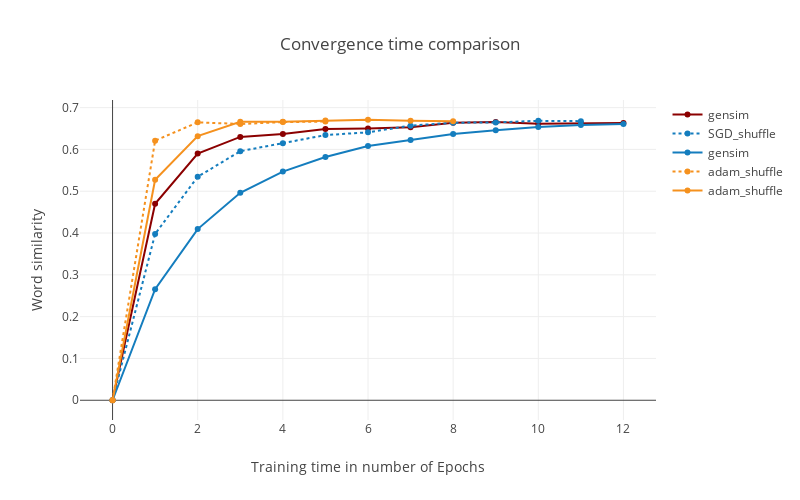

Write notebook code for a chart like this one.
### Code cell
from plotly.offline import init_notebook_mode, iplot, plot
import plotly.plotly as py
import plotly.graph_objs as go
gensim_conv = [0,0.47 ,0.59,0.63,0.637,0.649, 0.64991,0.653,0.664,0.6655,0.6615,0.6629,0.663] 
adam_conv = [0,0.5274663249,0.6317800941,0.6661224712,0.6663352711,0.6692290085, 0.6709985856, 0.6687059277, 0.6676404941]
adam_shuffle_conv = [0,0.6209724591, 0.6648207026,0.6608316399,0.6653500479,0.6667224712]
sgd_conv = [0,0.2656567075,0.409453666,0.4961671944,0.5470711378,0.58201276,0.608320445,0.6224159501,0.6369093127,0.6457120334,0.653658488,0.6585042924,0.6608316399]
sgd_shuffle_conv = [0,0.3979027932,0.5345590809,0.5957749206,0.6150409906,0.6343477449,0.6408864911,0.6569273384,0.6638613219,0.664644281,0.6684268463,0.6676506492]

epoches = list(range(20))
trace1 = go.Scatter(
    x=epoches,
    y=gensim_conv,
    mode='lines+markers',
    name="gensim",
    hoverinfo='name',
    line=dict(
        shape='linear',color='rgb(139,0,0)'
    )
)
trace2 = go.Scatter(
    x= epoches,
    y=sgd_shuffle_conv,
    mode='lines+markers',
    name="SGD_shuffle",
    hoverinfo='text+name',
    line=dict(
        shape='linear',dash='dot',color='rgb(20,125,190)'
        
    )
)
trace3 = go.Scatter(
    x=epoches,
    y=sgd_conv,
    mode='lines+markers',
    name="gensim",
    hoverinfo='name',
    line=dict(
        shape='linear',color='rgb(20,125,190)'
    )
)
trace4 = go.Scatter(
    x= epoches,
    y=adam_shuffle_conv,
    mode='lines+markers',
    name="adam_shuffle",
    hoverinfo='text+name',
    line=dict(
        shape='linear',dash='dot',color='rgb(245,145,30)'
        
    )
)
trace5 = go.Scatter(
    x= epoches,
    y=adam_conv,
    mode='lines+markers',
    name="adam_shuffle",
    hoverinfo='text+name',
    line=dict(
        shape='linear',color='rgb(245,145,30)'
        
    )
)

data = [trace1,trace2,trace3,trace4,trace5]
layout = dict(title = 'Convergence time comparison',
                 width = 800,
    height = 500,
    xaxis = dict(
      title = 'Training time in number of Epochs'
    ),
    yaxis=dict(
        type='linear',
        title = "Word similarity",
             autorange=True
    )
              )

fig = dict(data=data, layout=layout)
init_notebook_mode(connected=True)
iplot(fig, filename='word-embedding-plot.html')

### Figure 1 — Plotly figure (JSON) as saved in the notebook; plotly's stock layout.template omitted (floating-point values rounded to 4 significant figures)
{"data": [{"hoverinfo": "name", "line": {"color": "rgb(139,0,0)", "shape": "linear"}, "mode": "lines+markers", "name": "gensim", "type": "scatter", "uid": "897b4c9b-dcc3-4970-b97b-a5d9aa6164d8", "x": [0, 1, 2, 3, 4, 5, 6, 7, 8, 9, 10, 11, 12, 13, 14, 15, 16, 17, 18, 19], "y": [0, 0.47, 0.59, 0.63, 0.637, 0.649, 0.6499, 0.653, 0.664, 0.6655, 0.6615, 0.6629, 0.663]}, {"hoverinfo": "text+name", "line": {"color": "rgb(20,125,190)", "dash": "dot", "shape": "linear"}, "mode": "lines+markers", "name": "SGD_shuffle", "type": "scatter", "uid": "882d3739-264e-47e9-99e6-780695b2048b", "x": [0, 1, 2, 3, 4, 5, 6, 7, 8, 9, 10, 11, 12, 13, 14, 15, 16, 17, 18, 19], "y": [0, 0.3979, 0.5346, 0.5958, 0.615, 0.6343, 0.6409, 0.6569, 0.6639, 0.6646, 0.6684, 0.6677]}, {"hoverinfo": "name", "line": {"color": "rgb(20,125,190)", "shape": "linear"}, "mode": "lines+markers", "name": "gensim", "type": "scatter", "uid": "64e751c4-175a-4f8c-b3cd-6783139d444c", "x": [0, 1, 2, 3, 4, 5, 6, 7, 8, 9, 10, 11, 12, 13, 14, 15, 16, 17, 18, 19], "y": [0, 0.2657, 0.4095, 0.4962, 0.5471, 0.582, 0.6083, 0.6224, 0.6369, 0.6457, 0.6537, 0.6585, 0.6608]}, {"hoverinfo": "text+name", "line": {"color": "rgb(245,145,30)", "dash": "dot", "shape": "linear"}, "mode": "lines+markers", "name": "adam_shuffle", "type": "scatter", "uid": "0c05b696-44ca-4f42-8e91-89b1daea8c1b", "x": [0, 1, 2, 3, 4, 5, 6, 7, 8, 9, 10, 11, 12, 13, 14, 15, 16, 17, 18, 19], "y": [0, 0.621, 0.6648, 0.6608, 0.6654, 0.6667]}, {"hoverinfo": "text+name", "line": {"color": "rgb(245,145,30)", "shape": "linear"}, "mode": "lines+markers", "name": "adam_shuffle", "type": "scatter", "uid": "9cf7801c-ed1b-43e6-ac78-ee531ad257ce", "x": [0, 1, 2, 3, 4, 5, 6, 7, 8, 9, 10, 11, 12, 13, 14, 15, 16, 17, 18, 19], "y": [0, 0.5275, 0.6318, 0.6661, 0.6663, 0.6692, 0.671, 0.6687, 0.6676]}], "layout": {"height": 500, "title": {"text": "Convergence time comparison"}, "width": 800, "xaxis": {"title": {"text": "Training time in number of Epochs"}}, "yaxis": {"autorange": true, "title": {"text": "Word similarity"}, "type": "linear"}}}
